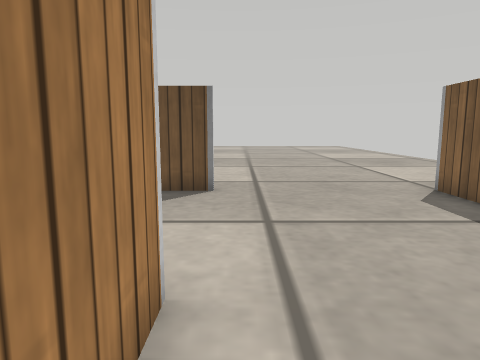
[1] (above)

16 first-person views from a walk through a Webots world. The camera is 0.16 m above the floor, tilts 8° down and sees 70° across. The floor is counted in squares, 0.1 m on a side. Each view is taken from the middle of a square. On the plan, view 1 faces up. The plan holds only what a view shows up to about 16 squares ahead; the rest is blank. The place goes on beyond the plan. Robots are left out. Webots' stock objects and surfaces are drawn as simple stand-ins.

[2]
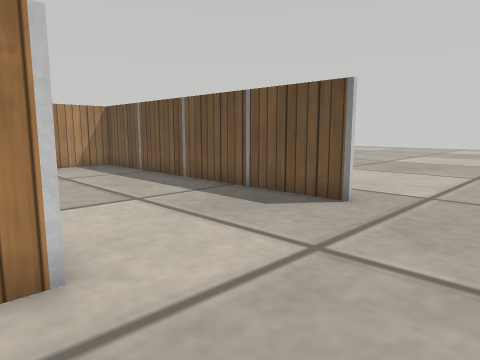

[3]
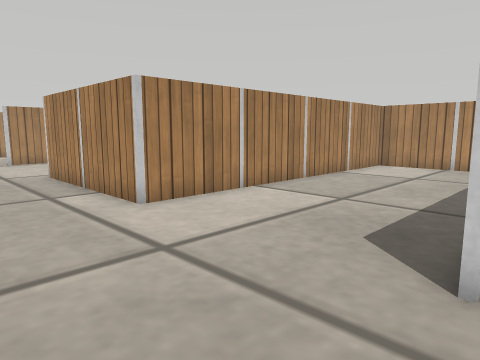

[4]
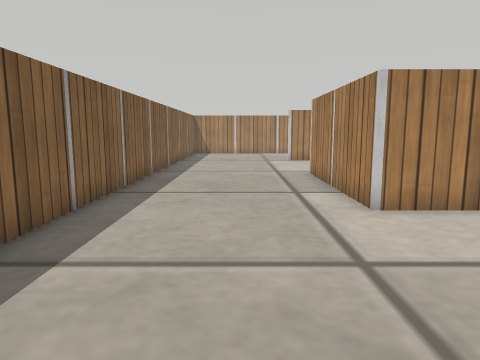

[5]
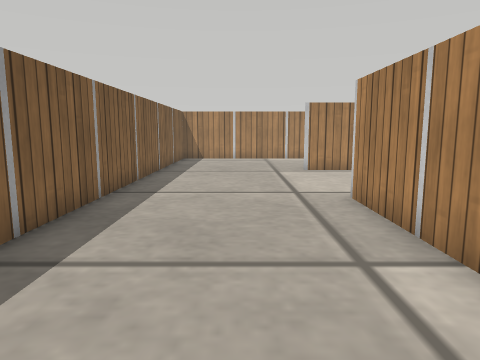

[6]
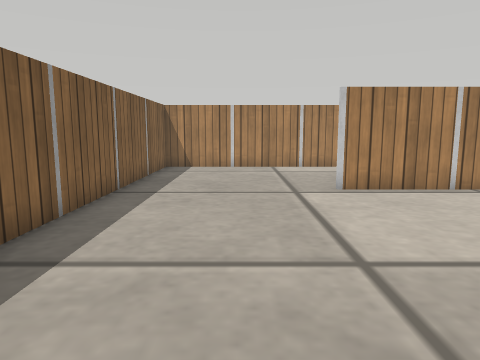

[7]
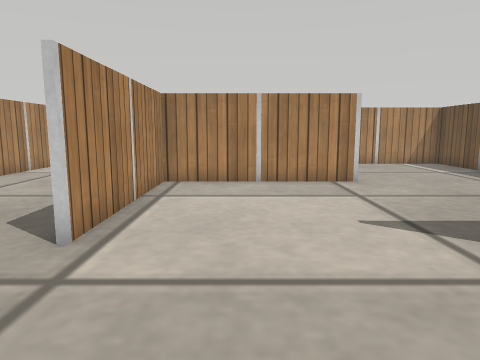

[8]
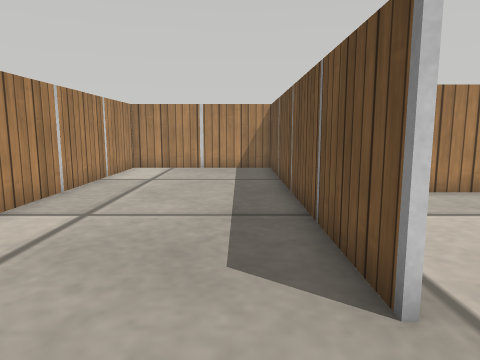

[9]
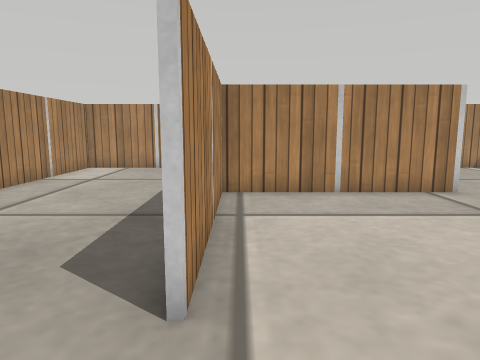

[10]
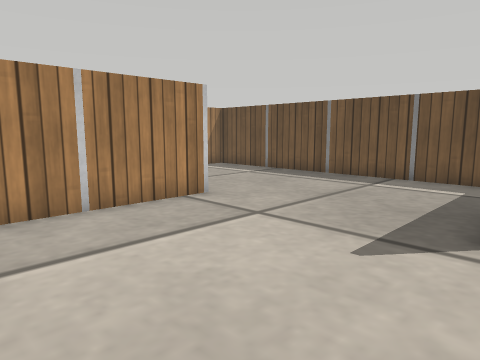

[11]
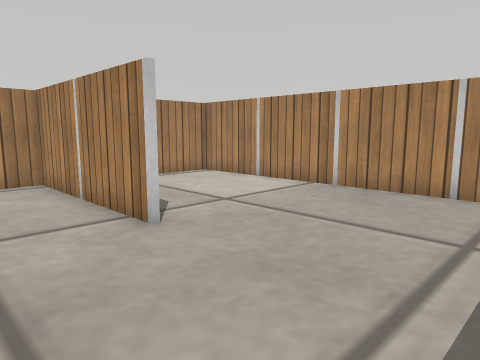

[12]
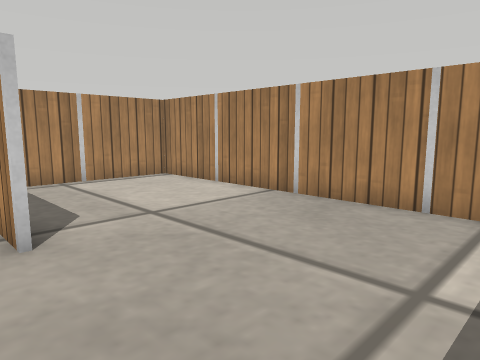

[13]
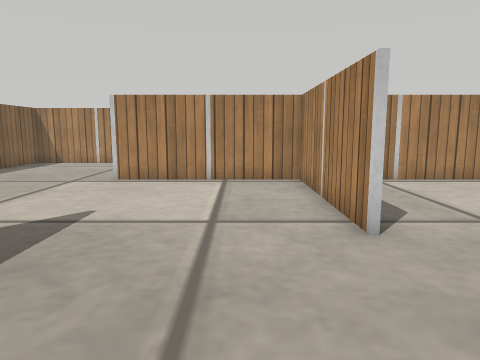

[14]
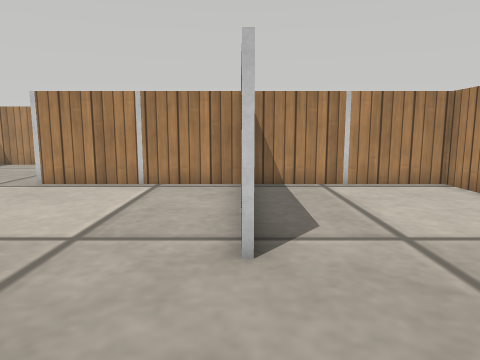

[15]
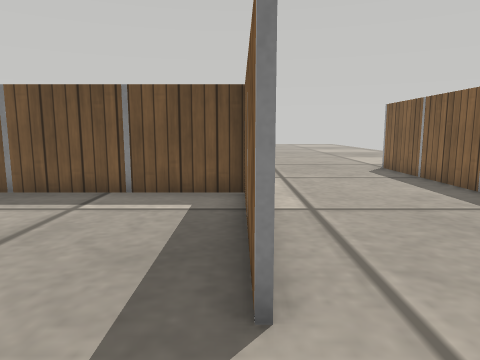

[16]
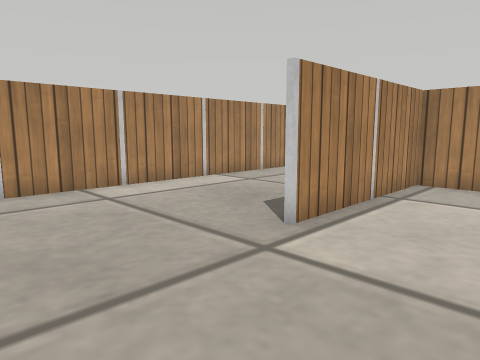

### Floor plan
Points are (right, up) in squares from view 1. A wall is a line through its corners. A room is listed if a view was taken in it or the views show most of it. See-through windows are left out.
Room 1 (views 1, 2, 5, 6, 7, 9, 10, 16)
walls: (-0.6, 9.3) (-12.6, 9.3); (5.4, -9.6) (5.4, 8.5); (-13.3, 8.6) (-13.3, 3.1) (-0.7, 3.1) (-0.7, -3.4)
ways out: opening at (2, 9) to room 2; opening at (2, -10) to room 3; opening at (-1, -6.5) to room 4
Room 2 (views 3, 4)
walls: (5.4, 8.5) (5.4, 9.5)
ways out: opening at (2, 9) to room 1
Room 3 (view 8)
walls: (-0.6, -9.6) (-13.4, -9.6); (-13.3, -10.1) (-13.3, -15.8) (5.4, -15.8) (5.4, -9.6)
ways out: opening at (2, -10) to room 1
Room 4 (views 11, 12, 13, 15)
walls: (-7, -3.1) (-7, -9.5) (-0.6, -9.5); (-0.9, -3.4) (-0.9, 2.5); (-0.8, 3) (-6.5, 3)
ways out: opening at (-1, -6.5) to room 1; opening at (-7, -0.5) to room 5
Room 5 (view 14)
walls: (-13.3, 1.8) (-13.3, -10.1); (-6.5, 3) (-12.3, 3); (-13.4, -9.5) (-7.4, -9.5)
ways out: opening at (-7, -0.5) to room 4

Positions as (right, up) in squares from view 1, and headings:
1: (0, 0), facing up
2: (3, 2), facing up-left
3: (3, 10), facing down-left
4: (2, 10), facing down
5: (2, 5), facing down
6: (2, 0), facing down
7: (4, -7), facing left
8: (2, -11), facing left
9: (2, -9), facing left
10: (0, -9), facing up-left
11: (-4, 2), facing down-left
12: (-6, 2), facing down-left
13: (-5, 2), facing down
14: (-7, 1), facing down
15: (-1, -6), facing up
16: (4, -6), facing down-left
